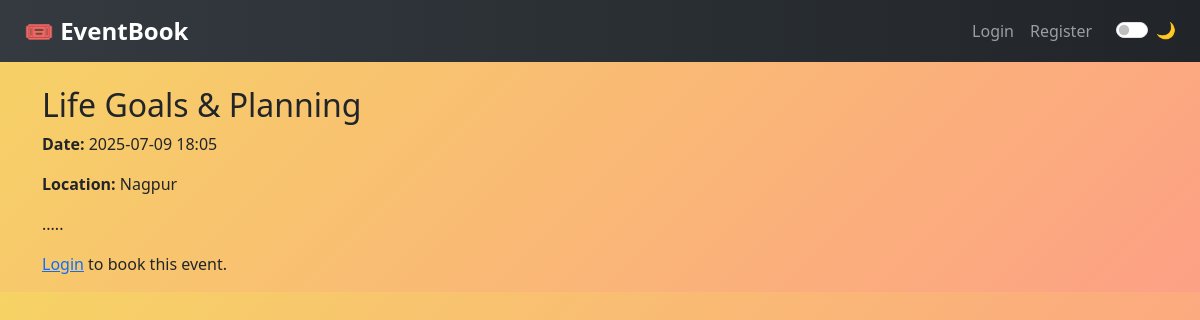
Screenshot of /event/1 with the database file from the repository.
### app/models.py (models this page shows)
class Event(db.Model):
    id = db.Column(db.Integer, primary_key=True)
    title = db.Column(db.String(150), nullable=False)
    description = db.Column(db.Text, nullable=False)
    date = db.Column(db.DateTime, nullable=False)
    location = db.Column(db.String(150), nullable=False)

### app/routes.py (the view)
@main.route("/event/<int:event_id>")
def event_detail(event_id):
    event = Event.query.get_or_404(event_id)
    form = BookingForm()
    return render_template("event_detail.html", event=event, form=form)

### app/forms.py
class BookingForm(FlaskForm):
    submit = SubmitField("Book Now")

### app/templates/event_detail.html (shortened to what this page needs)
{% extends "base.html" %}
{% block content %}
<h2>{{ event.title }}</h2>
<p><strong>Date:</strong> {{ event.date.strftime('%Y-%m-%d %H:%M') }}</p>
<p><strong>Location:</strong> {{ event.location }}</p>
<p>{{ event.description }}</p>
{% if current_user.is_authenticated %}
    <form method="POST" action="{{ url_for('main.book_event', event_id=event.id) }}">
        {{ form.hidden_tag() }}
        {{ form.submit(class="btn btn-primary") }}
    </form>
{% else %}
    <p><a href="{{ url_for('main.login') }}">Login</a> to book this event.</p>
{% endif %}
{% endblock %}

### app/static/css/style.css (style rules this page uses)
body { background: linear-gradient(to right, #f8f9fa, #e0f7fa); font-family: 'Segoe UI', sans-serif; }
body { background: linear-gradient(to right, #fdfbfb, #ebedee); font-family: 'Segoe UI', sans-serif; transition: background 0.5s ease; }
body { background: linear-gradient(135deg, #f6d365 0%, #fda085 100%); font-family: 'Segoe UI', sans-serif; transition: background 0.5s ease; }

### rows the page displays
Event: title "Life Goals & Planning", date "2025-07-09 18:05", location "Nagpur", description "....."
